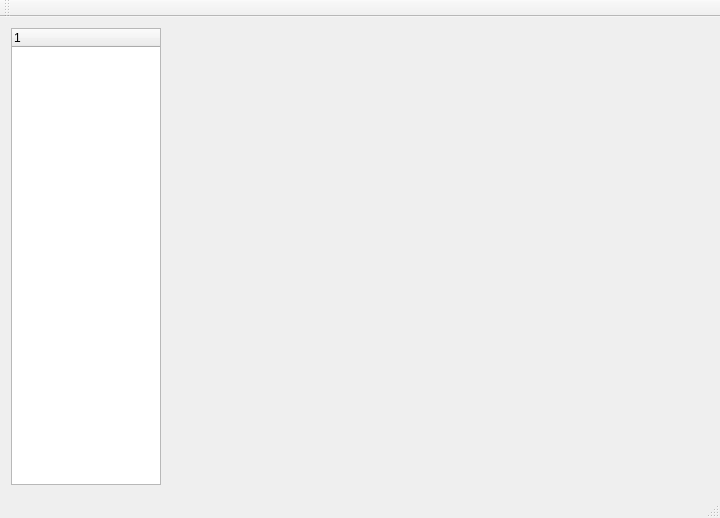
<?xml version="1.0" encoding="UTF-8"?>
<ui version="4.0">
 <class>QiToolsWindow</class>
 <widget class="QMainWindow" name="QiToolsWindow">
  <property name="geometry">
   <rect>
    <x>0</x>
    <y>0</y>
    <width>720</width>
    <height>518</height>
   </rect>
  </property>
  <property name="windowTitle">
   <string>QiToolsWindow</string>
  </property>
  <widget class="QWidget" name="centralWidget">
   <layout class="QHBoxLayout" name="horizontalLayout" stretch="1,2">
    <item>
     <widget class="QTreeWidget" name="treeWidget">
      <property name="maximumSize">
       <size>
        <width>150</width>
        <height>16777215</height>
       </size>
      </property>
     </widget>
    </item>
    <item>
     <widget class="QStackedWidget" name="stackedWidget">
      <widget class="PropertyGenerator" name="page"/>
     </widget>
    </item>
   </layout>
  </widget>
  <widget class="QMenuBar" name="menuBar">
   <property name="geometry">
    <rect>
     <x>0</x>
     <y>0</y>
     <width>720</width>
     <height>23</height>
    </rect>
   </property>
  </widget>
  <widget class="QToolBar" name="mainToolBar">
   <attribute name="toolBarArea">
    <enum>TopToolBarArea</enum>
   </attribute>
   <attribute name="toolBarBreak">
    <bool>false</bool>
   </attribute>
  </widget>
  <widget class="QStatusBar" name="statusBar"/>
 </widget>
 <layoutdefault spacing="6" margin="11"/>
 <customwidgets>
  <customwidget>
   <class>PropertyGenerator</class>
   <extends>QWidget</extends>
   <header>propertygenerator.h</header>
   <container>1</container>
  </customwidget>
 </customwidgets>
 <resources/>
 <connections/>
</ui>
